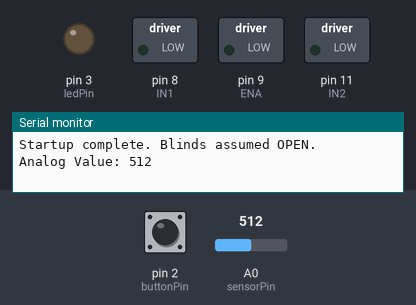
A sketch run on a simulated Arduino Uno, built with avr-gcc and run on an emulated ATmega328P. Shown: switched loads named in the sketch (green lamp = pin HIGH), output pins drawn as LEDs (lit = HIGH), the last lines printed to the serial monitor. Inputs (shaded band) come from the test bench; at power-on: pin 2 (buttonPin) HIGH, A0 (sensorPin) = 512.

Above: at 1.2 s.
1.3 s: pin 2 (buttonPin) pulled LOW for 0.15 s
At 2.2 s:
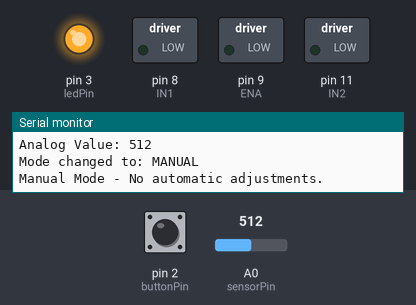
2.9 s: pin 2 (buttonPin) pulled LOW for 1 s
At 4.3 s:
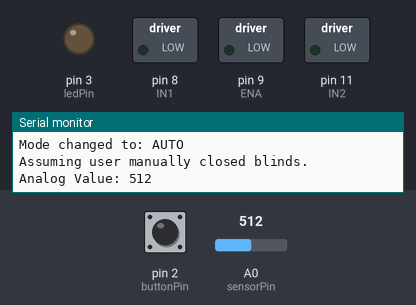
5.4 s: pin 2 (buttonPin) pulled LOW for 3.2 s
At 6.0 s:
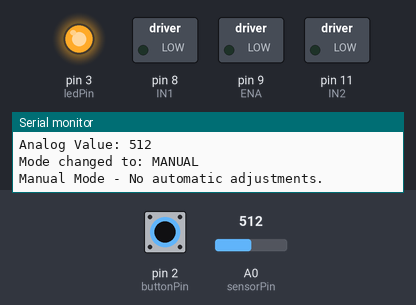
10.1 s: pin 2 (buttonPin) driven LOW
At 11.6 s:
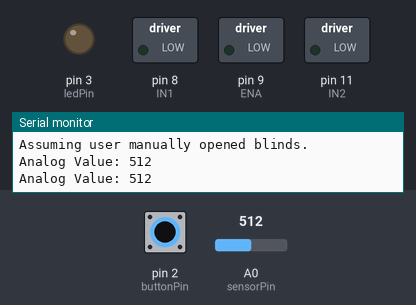
Timing chart, 0 to 12.9 s (numbered marks = the images above; inputs shaded):
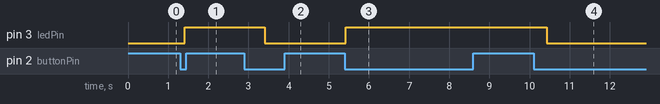

Measured:
- after the input at 1.3 s, pin 3 (ledPin): LOW → HIGH after 0.11 s
- after the input at 2.9 s, pin 3 (ledPin): HIGH → LOW after 0.51 s
- after the input at 5.4 s, pin 3 (ledPin): LOW → HIGH at once
- after the input at 10.1 s, pin 3 (ledPin): HIGH → LOW after 0.33 s

The sketch:

light_sensing_blinds.ino
```cpp
const int IN1 = 8;
const int IN2 = 11;
const int ENA = 9;
const int sensorPin = A0;
const int buttonPin = 2;
const int ledPin = 3;

enum Direction { IDLE,
                 FORWARD,
                 BACKWARD };
Direction lastDirection = BACKWARD;

enum Mode { AUTO,
            MANUAL };
Mode currentMode = AUTO;

unsigned long lastPhotoCheck = 0;
const unsigned long photoInterval = 1000;

int aboveThresholdCount = 0;
int belowThresholdCount = 0;
const int threshold = 250;
const int requiredCount = 30;

unsigned long lastButtonCheck = 0;
const unsigned long debounceDelay = 200;
bool lastButtonState = HIGH;

bool modeJustReturnedFromManual = false;

void setup() {
  Serial.begin(9600);

  pinMode(IN1, OUTPUT);
  pinMode(IN2, OUTPUT);
  pinMode(ENA, OUTPUT);
  pinMode(buttonPin, INPUT_PULLUP);
  pinMode(ledPin, OUTPUT);

  digitalWrite(ledPin, LOW);
  stopMotor();

  Serial.println("Startup complete. Blinds assumed OPEN.");
}

void loop() {
  checkButton();

  if (currentMode == AUTO) {
    digitalWrite(ledPin, LOW);
    checkLightLevel();
  } else {
    digitalWrite(ledPin, HIGH);
    Serial.println("Manual Mode - No automatic adjustments.");
    delay(1000);
  }
}

void checkButton() {
  unsigned long currentTime = millis();
  if (currentTime - lastButtonCheck > debounceDelay) {
    bool buttonState = digitalRead(buttonPin);
    if (buttonState == LOW && lastButtonState == HIGH) {
      if (currentMode == AUTO) {
        currentMode = MANUAL;
        Serial.println("Mode changed to: MANUAL");
      } else {
        currentMode = AUTO;
        Serial.println("Mode changed to: AUTO");

        if (lastDirection == FORWARD) {
          lastDirection = BACKWARD;
          Serial.println("Assuming user manually opened blinds.");
        } else if (lastDirection == BACKWARD) {
          lastDirection = FORWARD;
          Serial.println("Assuming user manually closed blinds.");
        }

        aboveThresholdCount = 0;
        belowThresholdCount = 0;

        modeJustReturnedFromManual = true;
      }
    }
    lastButtonState = buttonState;
    lastButtonCheck = currentTime;
  }
}

void checkLightLevel() {
  unsigned long currentTime = millis();
  if (currentTime - lastPhotoCheck >= photoInterval || modeJustReturnedFromManual) {
    lastPhotoCheck = currentTime;
    modeJustReturnedFromManual = false;

    int value = analogRead(sensorPin);
    Serial.print("Analog Value: ");
    Serial.println(value);

    if (value > threshold) {
      aboveThresholdCount++;
      belowThresholdCount = 0;
    } else {
      belowThresholdCount++;
      aboveThresholdCount = 0;
    }

    if (belowThresholdCount >= requiredCount && lastDirection != FORWARD) {
      Serial.println("AUTO: Closing blinds due to darkness.");
      spinMotorForward();
      delay(8000);
      stopMotor();
      lastDirection = FORWARD;

      aboveThresholdCount = 0;
      belowThresholdCount = 0;
    }

    if (aboveThresholdCount >= requiredCount && lastDirection != BACKWARD) {
      Serial.println("AUTO: Opening blinds due to brightness.");
      spinMotorReverse();
      delay(8000);
      stopMotor();
      lastDirection = BACKWARD;

      aboveThresholdCount = 0;
      belowThresholdCount = 0;
    }
  }
}

void spinMotorForward() {
  digitalWrite(IN1, HIGH);
  digitalWrite(IN2, LOW);
  analogWrite(ENA, 255);
}

void spinMotorReverse() {
  digitalWrite(IN1, LOW);
  digitalWrite(IN2, HIGH);
  analogWrite(ENA, 255);
}

void stopMotor() {
  digitalWrite(IN1, LOW);
  digitalWrite(IN2, LOW);
  analogWrite(ENA, 0);
}
```
